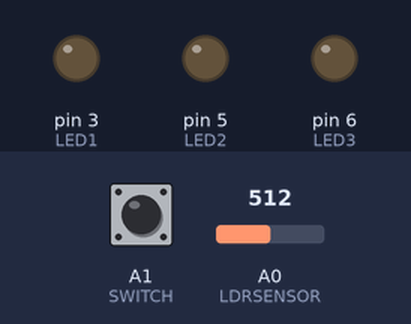
A sketch run on a simulated Arduino Uno, built with avr-gcc and run on an emulated ATmega328P. Shown: output pins drawn as LEDs (lit = HIGH). The inputs (shaded band) are chosen by the test bench; at power-on: A1 (SWITCH) LOW, A0 (LDRSENSOR) = 512.

Above: at 1.2 s.
1.3 s: A1 (SWITCH) pulled HIGH for 1 s
At 1.77 s:
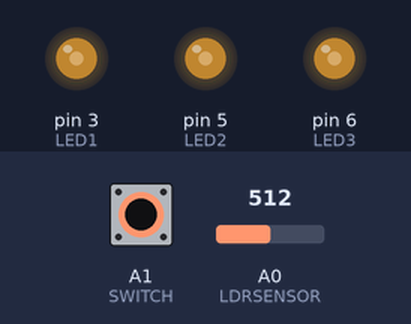
3.8 s: A1 (SWITCH) pulled HIGH for 0.15 s
Timing chart, 0 to 6.8 s (numbered marks = the images above; inputs shaded):
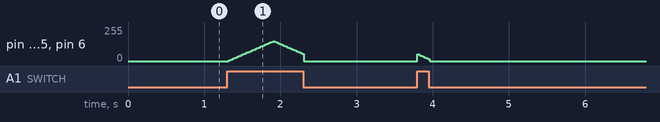

Measured:
- after the input at 1.3 s, pin 3 (LED1), pin 5 (LED2), pin 6 (LED3): rises from 0/255 to 150/255 in 0.58 s, then falls to 0/255 in 0.40 s

The sketch:

MaithaAlGhfeli_ARDUINO2.ino
```cpp
/*
  This is my second arduino homework for Intro to IM
  Assignment: Analog & Digital
  Title: CODE BLUE: RESUSCITATE!

  This program was written by Maitha AlGhfeli
  30 March 2021
*/


// DECLARING LED VARIABLES
const int LED1 = 3;
const int LED2 = 5;
const int LED3 = 6;

// DECLARING SWITCH VARIABLE
const int SWITCH = A1;
const int LDRSENSOR = A0;

//DECLARING FADING VARIABLES
int brightness = 0;
int fadeAmount = 5;


// SETTING UP ONCE
void setup() {

  Serial.begin(9600);

  // SETTING LED's AS OUTPUTS
  pinMode(LED1, OUTPUT);
  pinMode(LED2, OUTPUT);
  pinMode(LED3, OUTPUT);

  //SETTING ANALOG AND DIGITAL SWITCHES AS INPUTS
  pinMode(SWITCH, INPUT);
  pinMode(LDRSENSOR, INPUT);
}


//DRAWS FUNCTION
void loop() {

  //CALL MY SENSOR AND SWITCH TO BE READ
  int LDRSENSOR = analogRead(A0);
  int switchPressed = digitalRead(SWITCH);

  //IF STATEMENT ONLY APPLICABLE WHEN DIGITAL SWITCH IS PRESSED
  if (switchPressed == HIGH) {
    if (LDRSENSOR < 500) { //VLAUE OF ANALOG SENSOR CHECKED

      analogWrite(LED1, brightness);
      analogWrite(LED2, brightness);
      analogWrite(LED3, brightness);

      //CHANGE BRIGHTNESS IN LOOP
      brightness = brightness + fadeAmount;

      //FADING BACK IN
      if (brightness <= 0 || brightness >= 250) {
        fadeAmount = -fadeAmount;
      }
      //DIMMING DELAY
      delay(5);

    } else if (LDRSENSOR > 500 && LDRSENSOR < 700) { //DIFF SENSOR VALUE

      analogWrite(LED1, brightness);
      analogWrite(LED2, brightness);
      analogWrite(LED3, brightness);

      brightness = brightness + fadeAmount;

      if (brightness <= 0 || brightness >= 150) { //CHANGED BRIGHTNESS OF LED
        fadeAmount = -fadeAmount;
      }

      delay(20);

    }  else  if (LDRSENSOR > 700) { //LAST SENSOR VALUE

      analogWrite(LED1, brightness);
      analogWrite(LED2, brightness);
      analogWrite(LED3, brightness);

      brightness = brightness + fadeAmount;

      if (brightness <= 0 || brightness >= 20) { //DIMMED BRIGHTNESS EVEN MORE
        fadeAmount = -fadeAmount;
      }

      delay(50);

    }

  } else if (switchPressed == LOW) { //IF THE SWITCH IS NOT PRESSED, ALL LEDs OFF
    analogWrite(LED1, 0);
    analogWrite(LED2, 0);
    analogWrite(LED3, 0);
  }

}


//------------------------------------------------------------END!
```
